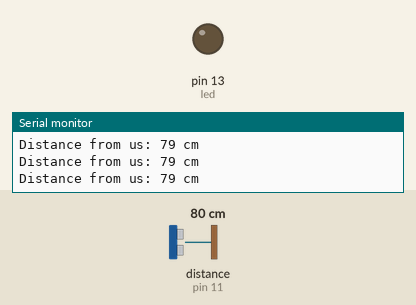
Bench run of a sketch on a simulated Arduino Nano, built with avr-gcc and run on an emulated ATmega328P. On the bench: output pins drawn as LEDs (lit = HIGH), the last lines printed to the serial monitor. Wiring (inferred from the names in the program): ultrasonic range finder: trigger pin 12; echo pin 11. The test bench sets the inputs (shaded band); at power-on: distance to the obstacle (sensor on pin 11) 80 cm. The echo pulse lasts 58.3 µs per cm; pins used as bus, display or sensor lines are not drawn.

Above: at 1.2 s.
1.3 s: distance to the obstacle (sensor on pin 11) set to 17 cm
2.8 s: distance to the obstacle (sensor on pin 11) set to 14 cm
At 3.4 s:
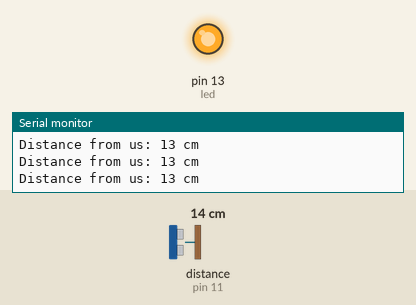
4.4 s: distance to the obstacle (sensor on pin 11) set to 35 cm
At 5.5 s:
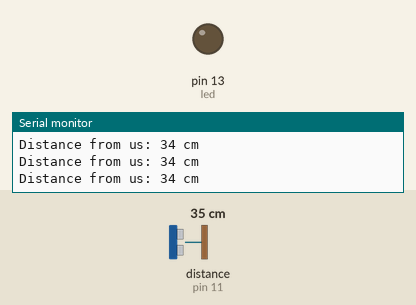
5.9 s: distance to the obstacle (sensor on pin 11) set to 4 cm
At 7.0 s:
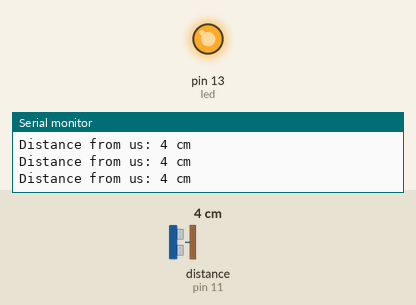
Timing chart, 0 to 8.4 s (numbered marks = the images above; inputs shaded):
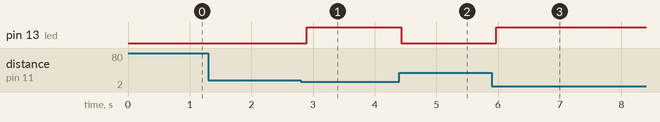

Measured:
- the behaviour switches between 16 and 15 cm on distance to the obstacle (sensor on pin 11) (found by bisection; images 0 and 1)
- after the input at 2.8 s, pin 13 (led): LOW → HIGH after 0.10 s
- after the input at 4.4 s, pin 13 (led): HIGH → LOW at once
- after the input at 5.9 s, pin 13 (led): LOW → HIGH after 0.07 s

The sketch:

ir_test.ino
```cpp
#include <DistanceGP2Y0A21YK.h>


#define echoPin 11
#define trigPin 12

#define led 13

DistanceGP2Y0A21YK Dist;
int distance;

const int setDistance = 15;
const int delayTime = 100;

#define sensorPin A7

void setup() {
  // put your setup code here, to run once:
  Serial.begin(9600);
  Dist.begin(sensorPin);

  pinMode(trigPin, OUTPUT);
  pinMode(echoPin, INPUT);
  pinMode(led, OUTPUT);

  Serial.println("Boot complete");
}

void loop() {
  // put your main code here, to run repeatedly:
  //printIr();
  printUs();
  delay(delayTime);
}

void printIr() {
  distance = Dist.getDistanceCentimeter();
  double val = 0;
  int i = analogRead(sensorPin);
  val = (6762 / (i - 9)) - 4;

  Serial.print("\nDistance in: ");
  Serial.print("\t Voltage:");
  Serial.print(i);
  Serial.print("\t formula: ");
  Serial.print(val);
  Serial.print("\t library: ");
  Serial.println(distance);
}


void printUs() {
  long duration, distance;
  digitalWrite(trigPin, LOW);  // Added this line
  delayMicroseconds(2); // Added this line
  digitalWrite(trigPin, HIGH);
  //  delayMicroseconds(1000); - Removed this line
  delayMicroseconds(10); // Added this line
  digitalWrite(trigPin, LOW);
  duration = pulseIn(echoPin, HIGH);
  distance = (duration / 2) / 29.1;


  //Toggle led
  if (distance < setDistance) {  // This is where the LED On/Off happens
    digitalWrite(led, HIGH); // When the Red condition is met, the Green LED should turn off

  }
  else {
    digitalWrite(led, LOW);

  }
  if (distance >= 200 || distance <= 0) {
    Serial.println("Out of range");
    return;
  }
  else {
    Serial.print("Distance from us: ");
    Serial.print(distance);
    Serial.println(" cm");
  }

  //Serial.println(duration);
}
```

AnalogDistanceSensor.h
```cpp
// (licence header left out)
#ifndef AnalogDistanceSensor_h
#define AnalogDistanceSensor_h

#if defined(ARDUINO) && ARDUINO >= 100
#include "Arduino.h"
#else
#include "WProgram.h"
#include <pins_arduino.h>
#endif

#define __cxa_pure_virtual()

#include "DistanceSensor.h"

//abstract class AnalogDistanceSensor
class AnalogDistanceSensor : public DistanceSensor
{
  public:
    AnalogDistanceSensor();
    void begin();
    void begin(int distancePin);

    int getDistanceRaw();

    void setARefVoltage(int _refV);

  private:
    int _mapGP2Y0A21YK_V(int value);
    int _distancePin;

  protected:
    int _refVoltage;
};
#endif
```

DistanceGP2Y0A21YK.h
```cpp
// (licence header left out)
#ifndef DistanceGP2Y0A21YK_h
#define DistanceGP2Y0A21YK_h

#if defined(ARDUINO) && ARDUINO >= 100
#include "Arduino.h"
#else
#include "WProgram.h"
#include <pins_arduino.h>
#endif

#include "AnalogDistanceSensor.h"

class DistanceGP2Y0A21YK : public AnalogDistanceSensor
{
  public:
    DistanceGP2Y0A21YK();
    int getDistanceCentimeter();
};
#endif
```

DistanceSensor.h
```cpp
// (licence header left out)
#ifndef DistanceSensor_h
#define DistanceSensor_h

#if defined(ARDUINO) && ARDUINO >= 100
#include "Arduino.h"
#else
#include "WProgram.h"
#include <pins_arduino.h>
#endif

#define __cxa_pure_virtual()

//abstract class DistanceSensor
class DistanceSensor
{
  public:
    boolean isCloser(int threshold);              // Compare distance value to threshold
    boolean isFarther(int threshold);             // Compare distance value to threshold

    void setAveraging(int avg);                   // calculate average of multiple samples

  protected:
    int _average;

  private:
    virtual int getDistanceCentimeter()=0;
//    inline virtual void begin(){ /*void*/ };
// Is implemented in derived classes
};
#endif
```
